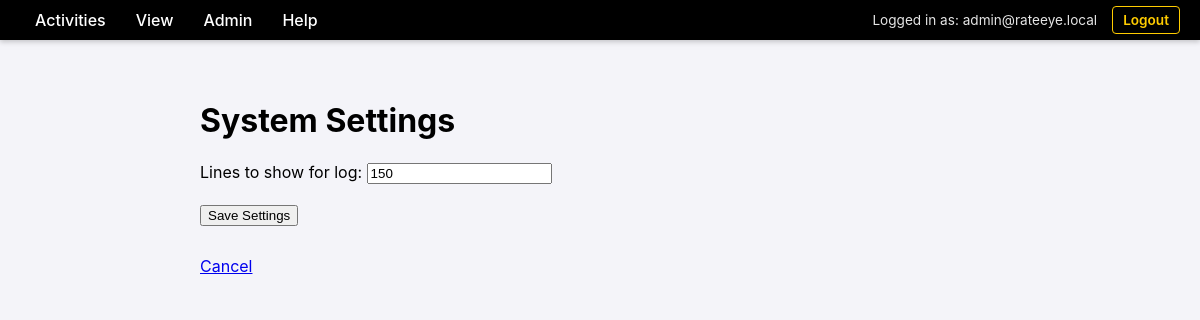
Page /settings/system (signed in) on the committed database.
### database.py (models this page shows)
class User(Base):
    __tablename__ = "users"
    id = Column(Integer, primary_key=True, index=True)
    username = Column(String, unique=True, index=True)
    email = Column(String, unique=True, index=True)
    hashed_password = Column(String, nullable=True)
    is_authorized = Column(Boolean, default=True)
    force_password_change = Column(Boolean, default=False)
    provider = Column(String, default="local")
    profile_json = Column(Text, nullable=True)
    settings = relationship("UserSetting", back_populates="user", cascade="all, delete-orphan")
    roles = relationship("Role", secondary=user_roles, back_populates="users")

class SystemSetting(Base):
    __tablename__ = "system_settings"
    name = Column(String, primary_key=True, index=True)
    value = Column(String)

### main.py (the view)
@app.get("/settings/system", response_class=HTMLResponse, tags=[PageType.SETTINGS])
async def system_settings_page(
    request: Request,
    accept_language: str = Header(None),
    user: User = Depends(login_required),
    db: Session = Depends(get_db),
):
    t = get_text(accept_language)
    line_count = get_system_setting(db, "log_lines", "100")
    logger.info(f"System settings page accessed by {user.email}.")
    return templates.TemplateResponse(
        request, "system_settings.html", {"t": t, "line_count": line_count, "user": user}
    )

### templates/system_settings.html (shortened to what this page needs)
{% extends "base.html" %}
{% block content %}
    <h1>{{ t.heading_system_settings }}</h1>
    <div style="margin-bottom: 30px;">
        <form action="/settings/system" method="post">
            <label for="log_lines">{{ t.label_log_lines }}</label>
            <input type="number" id="log_lines" name="log_lines" value="{{ line_count }}">
            <br><br>
            <button type="submit">{{ t.btn_save }}</button>
        </form>
    </div>
    <div style="margin-top: 20px;">
        <a href="/" class="btn">{{ t.btn_cancel }}</a>
    </div>
{% endblock %}

### templates/base.html (shortened to what this page needs)
<!DOCTYPE html>
<html>
<head>
    <link rel="stylesheet" href="/static/css/style.css">
</head>
<body>
    <div class="menu-bar">
        <div class="menu-item">{{ t.menu_activities or 'Activities' }}
        </div>
        <div class="menu-item">{{ t.menu_view }}
        </div>
        <div class="menu-item">{{ t.menu_admin or 'Admin' }}
        </div>
        <div class="menu-item">{{ t.menu_help }}
        </div>
        <div class="user-info">
            {% if user %}
                <span>{{ t.msg_logged_in_as }} {{ user.email }}</span>
                <a href="/logout">{{ t.nav_logout }}</a>
            {% else %}
                <a href="/login">{{ t.nav_login }}</a>
                <a href="/register">{{ t.nav_register }}</a>
            {% endif %}
        </div>
    </div>
    <div class="content">
        {% block content %}{% endblock %}
    </div>
</body>
</html>

### static/css/style.css (style rules this page uses)
body { font-family: -apple-system, BlinkMacSystemFont, "Segoe UI", Roboto, Helvetica, Arial, sans-serif; margin: 0; padding: 0; background-color: #f4f4f9; }
.menu-bar { background-color: #000000; color: #ffffff; display: flex; padding: 0 20px; align-items: stretch; box-shadow: 0 2px 5px rgba(0,0,0,0.2); height: 40px; }
.menu-item { position: relative; padding: 0 15px; cursor: pointer; font-weight: 500; display: flex; align-items: center; }
.content { padding: 40px; max-width: 800px; margin: 0 auto; }
.user-info { margin-left: auto; display: flex; align-items: center; color: white; font-size: 0.85em; }
.user-info span { margin-right: 15px; opacity: 0.9; }
.user-info a { color: #ffcc00; font-weight: 600; text-decoration: none; padding: 5px 10px; border: 1px solid #ffcc00; border-radius: 4px; }

### rows in the picture
User: username "Admin", email "admin@rateeye.local"
SystemSetting: log_lines "150"

### other values in the picture
{{ t.menu_activities or 'Activities' }} "Activities"
{{ t.menu_view }} "View"
{{ t.menu_help }} "Help"
{{ t.msg_logged_in_as }} "Logged in as:"
{{ t.nav_logout }} "Logout"
{{ t.heading_system_settings }} "System Settings"
{{ t.label_log_lines }} "Lines to show for log:"
{{ t.btn_save }} "Save Settings"
{{ t.btn_cancel }} "Cancel"
